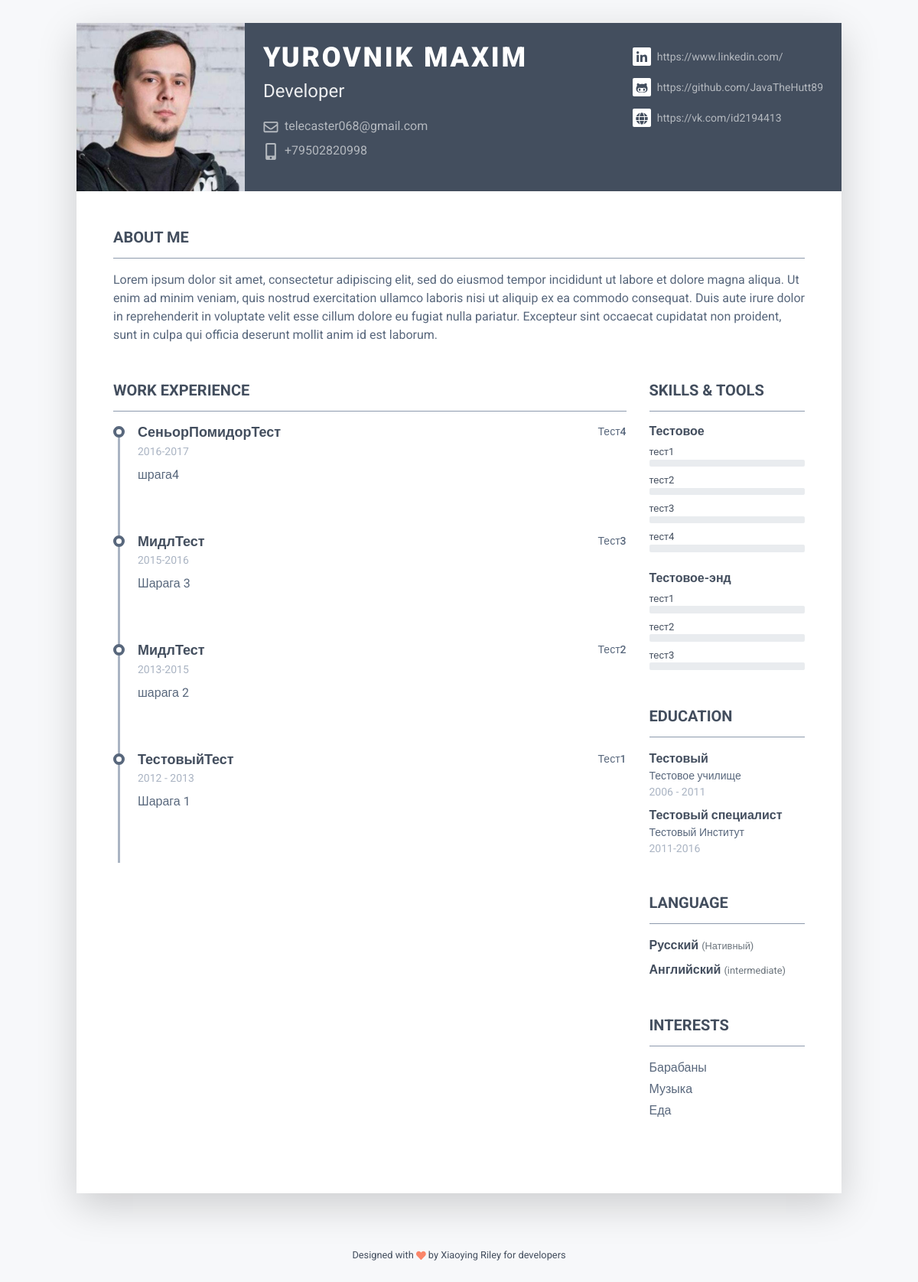
The page / on the database its author committed.
### portfolio_site/apps/core/models.py (models this page shows, shortened)
class Info(models.Model):
    name = models.CharField('ФИО', max_length=100)
    position = models.CharField('Должность', max_length=100)
    description = models.TextField('О себе')
    linkedin_link = models.CharField('Linkedin', max_length=50)
    github_link = models.CharField('Github', max_length=50)
    website_link = models.CharField('Website', max_length=50)
    email = models.CharField("E-mail", max_length=75)
    phone_number = models.CharField("Номер телефона", max_length=20)
    profile_image = models.ImageField(upload_to='media/pictures', blank=True)

class WorkExperience(models.Model):
    info = models.ForeignKey(Info, on_delete=models.CASCADE)
    position = models.CharField('Должность', max_length=50)
    company_name = models.CharField('Наименовние места работы', max_length=100)
    position_time = models.CharField('Период работы', max_length=50)
    description = models.TextField('Описание деятельности')

class Skill(models.Model):
    info = models.ForeignKey(Info, on_delete=models.CASCADE)
    skill_direction = models.CharField('Направление навыка', max_length=100)

class SkillType(models.Model):
    info = models.ForeignKey(Skill, on_delete=models.CASCADE)
    skill_type_name = models.CharField('Название навыка', max_length=100)
    skill_level = models.IntegerField('Уровень владения')

class Education(models.Model):
    info = models.ForeignKey(Info, on_delete=models.CASCADE)
    university_name = models.CharField('Название учебного заведения', max_length=100)
    degree = models.CharField('Учебная степень', max_length=150)
    study_period = models.CharField('Период обучения', max_length=15)

class Language(models.Model):
    info = models.ForeignKey(Info, on_delete=models.CASCADE)
    language_name = models.CharField("Язык", max_length=30)
    level = models.CharField('Уровень владения', max_length=50)

class Interest(models.Model):
    info = models.ForeignKey(Info, on_delete=models.CASCADE)
    interest = models.CharField('Увлечение', max_length=150)

### portfolio_site/apps/core/views.py (the view)
# urls.py: path('', views.CoreTemplateView.as_view())
class CoreTemplateView(TemplateView):
    template_name = 'core/core.html'
    def get_context_data(self, **kwargs):
        context = super().get_context_data(**kwargs)
        info = Info.objects.first()
        context['info'] = info
        context['workExperience'] = info.workexperience_set.order_by('-position_time')
        context['skills'] = info.skill_set.all()
        context['education'] = info.education_set.all()
        context['language'] = info.language_set.all()
        context['interests'] = info.interest_set.all()
        return context

### templates/core/core.html (shortened to what this page needs)
{% extends 'base.html' %}
{% block content %}
    <article class="resume-wrapper text-center position-relative">
	    <div class="resume-wrapper-inner mx-auto text-left bg-white shadow-lg">
		    <header class="resume-header pt-4 pt-md-0">
			    <div class="media flex-column flex-md-row">
				    <img class="mr-3 img-fluid picture mx-auto" src="{{ info.profile_image }}" alt="">
				    <div class="media-body p-4 d-flex flex-column flex-md-row mx-auto mx-lg-0">
					    <div class="primary-info">
						    <h1 class="name mt-0 mb-1 text-white text-uppercase text-uppercase">{{ info.name }}</h1>
						    <div class="title mb-3">{{ info.position }}</div>
						    <ul class="list-unstyled">
							    <li class="mb-2"><a href="#"><i class="far fa-envelope fa-fw mr-2" data-fa-transform="grow-3"></i>{{ info.email }}</a></li>
							    <li><a href="#"><i class="fas fa-mobile-alt fa-fw mr-2" data-fa-transform="grow-6"></i>{{ info.phone_number }}</a></li>
						    </ul>
					    </div>
					    <div class="secondary-info ml-md-auto mt-2">
						    <ul class="resume-social list-unstyled">
				                <li class="mb-3"><a href="#"><span class="fa-container text-center mr-2"><i class="fab fa-linkedin-in fa-fw"></i></span>{{ info.linkedin_link }}</a></li>
				                <li class="mb-3"><a href="#"><span class="fa-container text-center mr-2"><i class="fab fa-github-alt fa-fw"></i></span>{{ info.github_link }}</a></li>
				                <li><a href="#"><span class="fa-container text-center mr-2"><i class="fas fa-globe"></i></span>{{ info.website_link }}</a></li>
						    </ul>
					    </div>
				    </div>
			    </div>
		    </header>
		    <div class="resume-body p-5">
			    <section class="resume-section summary-section mb-5">
				    <h2 class="resume-section-title text-uppercase font-weight-bold pb-3 mb-3">About me</h2>
				    <div class="resume-section-content">
					    <p class="mb-0">{{ info.description }}</p>
				    </div>
			    </section>
			    <div class="row">
				    <div class="col-lg-9">
					    <section class="resume-section experience-section mb-5">
						    <h2 class="resume-section-title text-uppercase font-weight-bold pb-3 mb-3">Work Experience</h2>
						    <div class="resume-section-content">
							    <div class="resume-timeline position-relative">
                                {% for work in workExperience %}
								    <article class="resume-timeline-item position-relative pb-5">
									    <div class="resume-timeline-item-header mb-2">
										    <div class="d-flex flex-column flex-md-row">
										        <h3 class="resume-position-title font-weight-bold mb-1">{{ work.position }}</h3>
										        <div class="resume-company-name ml-auto">{{ work.company_name }}</div>
										    </div>
										    <div class="resume-position-time">{{ work.position_time }}</div>
									    </div>
									    <div class="resume-timeline-item-desc">
										    <p>{{ work.description }}</p>
									    </div>
								    </article>
                                {% endfor %}
							    </div>
						    </div>
					    </section>
				    </div>
				    <div class="col-lg-3">
					    <section class="resume-section skills-section mb-5">
						    <h2 class="resume-section-title text-uppercase font-weight-bold pb-3 mb-3">Skills &amp; Tools</h2>
						    <div class="resume-section-content">
                            {% for skill in skills %}
						        <div class="resume-skill-item">
							        <h4 class="resume-skills-cat font-weight-bold">{{ skill.skill_direction }}</h4>
							        <ul class="list-unstyled mb-4">
                                    {% for skilltype in skill.skilltype_set.all %}
								        <li class="mb-2">
								            <div class="resume-skill-name">{{ skilltype.skill_type_name }}</div>
									        <div class="progress resume-progress">
											</div>
								        </li>
                                    {% endfor %}
							        </ul>
						        </div>
                            {% endfor %}
						    </div>
					    </section>
					    <section class="resume-section education-section mb-5">
						    <h2 class="resume-section-title text-uppercase font-weight-bold pb-3 mb-3">Education</h2>
						    <div class="resume-section-content">
							    <ul class="list-unstyled">
                                {% for degree in education %}
								    <li class="mb-2">
								        <div class="resume-degree font-weight-bold">{{degree.degree}}</div>
								        <div class="resume-degree-org">{{ degree.university_name }}</div>
								        <div class="resume-degree-time">{{ degree.study_period }}</div>
								    </li>
                                {% endfor %}
							    </ul>
						    </div>
					    </section>
					    <section class="resume-section language-section mb-5">
						    <h2 class="resume-section-title text-uppercase font-weight-bold pb-3 mb-3">Language</h2>
						    <div class="resume-section-content">
							    <ul class="list-unstyled resume-lang-list">
                                {% for lang in language %}
								    <li class="mb-2"><span class="resume-lang-name font-weight-bold">{{ lang.language_name }}</span> <small class="text-muted font-weight-normal">({{lang.level}})</small></li>
                                {% endfor %}
							    </ul>
						    </div>
					    </section>
					    <section class="resume-section interests-section mb-5">
						    <h2 class="resume-section-title text-uppercase font-weight-bold pb-3 mb-3">Interests</h2>
						    <div class="resume-section-content">
							    <ul class="list-unstyled">
                                {% for interest in interests %}
								    <li class="mb-1">{{ interest.interest }}</li>
                                {% endfor %}
							    </ul>
						    </div>
					    </section>
				    </div>
			    </div>
		    </div>
	    </div>
    </article>
    <footer class="footer text-center pt-2 pb-5">
                <small class="copyright">Designed with <i class="fas fa-heart"></i> by <a href="http://themes.3rdwavemedia.com" target="_blank">Xiaoying Riley</a> for developers</small>
    </footer>
{% endblock %}

### templates/base.html (shortened to what this page needs)
<!DOCTYPE html>
<html lang="en">
<head>
    {% include 'includes/stylesheets.html' %}
</head>
<body>
    {% block content %}{% endblock %}
</body>
</html>

### templates/includes/fonts.html (shortened to what this page needs)
{% load static %}

### templates/includes/scripts.html (shortened to what this page needs)
{% load static %}

### templates/includes/stylesheets.html
{% load static %}
<link id="theme-style" rel="stylesheet" href={% static 'assets/css/pillar-1.css' %}>

### rows shown on the page
Info: profile_image (placeholder picture), name "YUROVNIK MAXIM", position "Developer", email "telecaster068@gmail.com", phone_number "+79502820998", linkedin_link "https://www.linkedin.com/", github_link "https://github.com/JavaTheHutt89", website_link "https://vk.com/id2194413", description "Lorem ipsum dolor sit amet, consectetur adipiscing elit, sed do eiusmod tempor incididunt ut labore et dolore magna aliqua. Ut enim ad minim veniam, quis nostrud exercitation ullamco laboris nisi ut aliquip ex ea commodo consequat. Duis aute irure dolor in reprehenderit in voluptate velit esse cillum dolore eu fugiat nulla pariatur. Excepteur sint occaecat cupidatat non proident, sunt in culpa qui officia deserunt mollit anim id est laborum."
WorkExperience: position "СеньорПомидорТест", company_name "Тест4", position_time "2016-2017", description "шрага4"
WorkExperience: position "МидлТест", company_name "Тест3", position_time "2015-2016", description "Шарага 3"
WorkExperience: position "МидлТест", company_name "Тест2", position_time "2013-2015", description "шарага 2"
WorkExperience: position "ТестовыйТест", company_name "Тест1", position_time "2012 - 2013", description "Шарага 1"
Skill: skill_direction "Тестовое"
SkillType: skill_type_name "тест1"
SkillType: skill_type_name "тест2"
SkillType: skill_type_name "тест3"
SkillType: skill_type_name "тест4"
Skill: skill_direction "Тестовое-энд"
SkillType: skill_type_name "тест1"
SkillType: skill_type_name "тест2"
SkillType: skill_type_name "тест3"
Education: degree "Тестовый", university_name "Тестовое училище", study_period "2006 - 2011"
Education: degree "Тестовый специалист", university_name "Тестовый Институт", study_period "2011-2016"
Language: language_name "Русский", level "Нативный"
Language: language_name "Английский", level "intermediate"
Interest: interest "Барабаны"
Interest: interest "Музыка"
Interest: interest "Еда"
